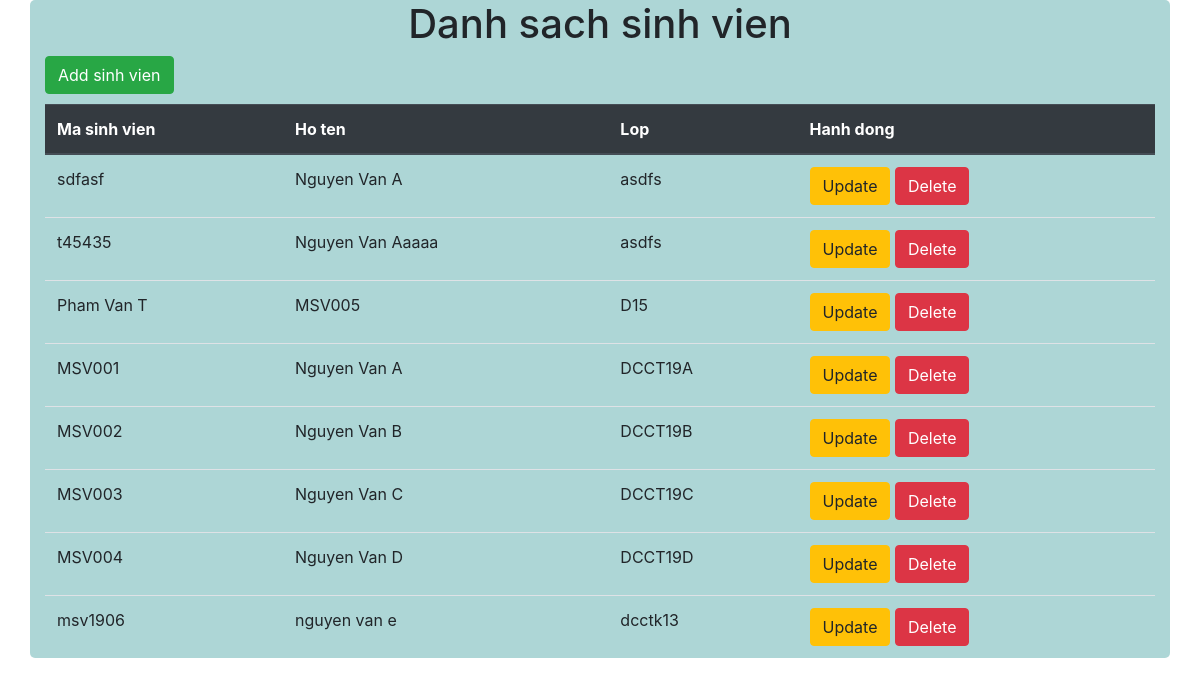
The page /CRUD/read.php on the database its author committed.
### tables this page shows
CREATE TABLE `sinhvien` (
  `id` bigint(20) NOT NULL,
  `masv` varchar(20) NOT NULL,
  `hoten` varchar(50) NOT NULL,
  `lop` varchar(20) NOT NULL
);

### CRUD/read.php (the view, shortened to what this page needs)
<!DOCTYPE html>
<html lang="en">
<head>
    <link rel="stylesheet" href="https://cdn.jsdelivr.net/npm/bootstrap@4.6.1/dist/css/bootstrap.min.css">
</head>
<body>
    <div class="container" style="background-color: #9ccc; border-radius: 5px;">
        <h1 style="text-align: center;">Danh sach sinh vien</h1>
        <button type="button" style="margin:0 0 10px 0;" class="btn btn-success" data-toggle="modal" data-target="#myModal">
            Add sinh vien
        </button>
        <table class="table">
            <thead class="thead-dark">
                <tr>
                    <th>Ma sinh vien</th>
                    <th>Ho ten</th>
                    <th>Lop</th>
                    <th>Hanh dong</th>
                </tr>
            </thead>
            <tbody>
                <?php
                require_once 'connect.php';
                $readsql = "SELECT*FROM sinhvien ORDER BY lop, hoten";
                $result = mysqli_query($conn, $readsql);
                while ($row = mysqli_fetch_assoc($result)) {
                ?>
                    <tr>
                        <td><?php echo $row['masv'] ?></td>
                        <td><?php echo $row['hoten'] ?></td>
                        <td><?php echo $row['lop'] ?></td>
                        <td>
                            <a style="text-decoration:none;" href="edit.php?sid=<?php echo $row['id'] ?>">
                                <button type="button" class="btn btn-warning">Update</button>
                            </a>
                            <a onclick="return confirm('ban co muon xoa k ?');" href="delete.php?sid=<?php echo $row['id'] ?>">
                                <button type="button" class="btn btn-danger">Delete</button>
                            </a>
                        </td>
                    </tr>
                <?php
                }
                ?>
            </tbody>
        </table>
    </div>
</body>
</html>

### rows shown on the page
sinhvien: masv "sdfasf", hoten "Nguyen Van A", lop "asdfs"
sinhvien: masv "t45435", hoten "Nguyen Van Aaaaa", lop "asdfs"
sinhvien: masv "Pham Van T", hoten "MSV005", lop "D15"
sinhvien: masv "MSV001", hoten "Nguyen Van A", lop "DCCT19A"
sinhvien: masv "MSV002", hoten "Nguyen Van B", lop "DCCT19B"
sinhvien: masv "MSV003", hoten "Nguyen Van C", lop "DCCT19C"
sinhvien: masv "MSV004", hoten "Nguyen Van D", lop "DCCT19D"
sinhvien: masv "msv1906", hoten "nguyen van e", lop "dcctk13"
